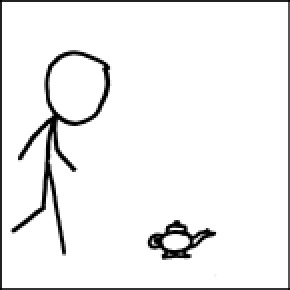
#> input picture 1.png, 145 x 145 px (shown 2 times larger)
$ python contourtest.py --query 1.png   (older library calls are emulated)
#> lines starting #> are read from the running program, lines starting #| are printed output that depends on the picture; after the words box and inside, x2 and y2 are one past the last pixel; in counts of white or black regions, pixels touching at a corner belong together
from skimage import exposure
import numpy as np
import argparse
import cv2
import os

ap = argparse.ArgumentParser()
ap.add_argument("-q", "--query", required = True, help = "path to query image")
args = vars(ap.parse_args())

image = cv2.imread(args["query"])
#> image is the input picture: shape (145, 145, 3); min 0, max 255, mean 239.7
orig = image.copy()

gray = cv2.cvtColor(image, cv2.COLOR_BGR2GRAY)
gray = cv2.bilateralFilter(gray, 11, 17, 17)
edged = cv2.Canny(gray, 30, 200)
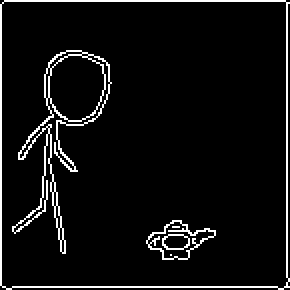
#> edged: shape (145, 145) (shown 2 times larger); 6% white in thin lines or dots

#cv2.imshow("canny", edged)
#cv2.waitKey(0)

im2, contours, hierarchy = cv2.findContours(edged.copy(), cv2.RETR_EXTERNAL, cv2.CHAIN_APPROX_SIMPLE)
#> contours = 1 contour; box (x1, y1, x2, y2) and area: (0, 0, 145, 145) 20455
contours = sorted(contours, key = cv2.contourArea, reverse = True)[:10]
largestPanel = None


contourArray = []
#badContoursArray = []
for c in contours:
	peri = cv2.arcLength(c, True)
	approx = cv2.approxPolyDP(c, 0.02 * peri, True)
	#print(cv2.contourArea(c))
	#if(cv2.contourArea(c) < 20000:
	#	badContours.append(approx)

	##if
	if len(approx) == 4:
		contourArray.append(approx)
#> this loop made 1 pass
#> (peri, approx) on pass 1: (575, [[0, 2], [1, 143], [144, 143], [144, 1]])
#> after the loop, contourArray = [[[0, 2], [1, 143], [144, 143], [144, 1]]]
		#largestPanel = approx
		#break

mask = np.zeros_like(image)
cv2.drawContours(mask, contourArray, -1, [255, 255, 255], -1)
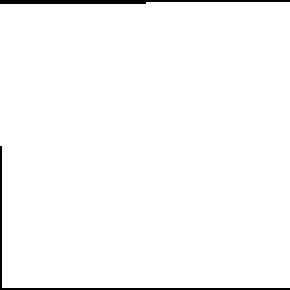
#> mask: shape (145, 145, 3) (shown 2 times larger); 97.9% white; 2 black regions, box (x1, y1, x2, y2) and area: (0, 0, 145, 2) 218, (0, 73, 145, 145) 216

#ret,thresh = cv2.threshold(image, 127, 255, cv2.THRESH_BINARY)
#cv2.imshow("contour", image)
#cv2.waitKey(0)

out = np.zeros_like(image)
out[mask == [255, 255, 255]] = image[mask == [255, 255, 255]]
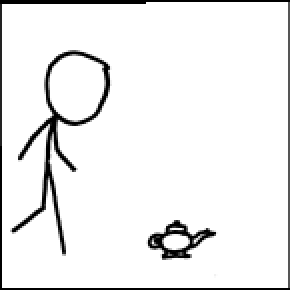
#> out: shape (145, 145, 3) (shown 2 times larger); min 0, max 255, mean 238.1
#cv2.drawContours(image, contourArray, -1, (0, 255, 0), 3)
#cv2.imshow("contour", out)
#cv2.waitKey(0)

##ROI - region of interest

##specifies directory to output panels
os.chdir("/home/wangbri/Desktop/imgsplice/splitpanels")

filename = args["query"]

if filename.endswith('.png'):
	filename = filename[:-4]

panelCnt = 1;
for c in contours:
	##excludes files smaller than typical xkcd panel
	if cv2.contourArea(c) > 20000:
		##sets bounding rectangle
		x, y, width, height = cv2.boundingRect(c)
		roi = orig[y:y+height, x:x+width]
		cv2.imwrite(filename + "_" + str(panelCnt)+".png", roi)
		panelCnt += 1
#> this loop made 1 pass
#> (x, y, width, height, panelCnt) on pass 1: (0, 0, 145, 145, 2)
#> after the loop, panelCnt = 2

$ run again, on 3.png
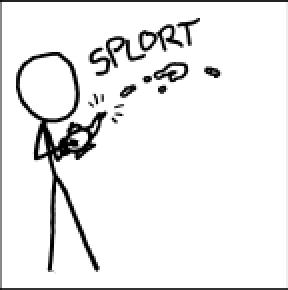
#> input picture 3.png, 144 x 145 px (shown 2 times larger)
#> image is the input picture: shape (145, 144, 3); min 0, max 255, mean 236.1
#> `edged = cv2.Canny(gray, 30, 200)`:
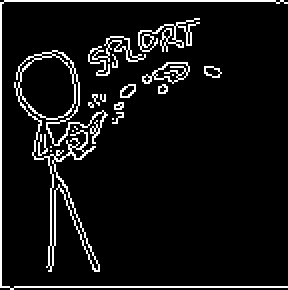
#> edged: shape (145, 144) (shown 2 times larger); 7.4% white in thin lines or dots
#> `im2, contours, hierarchy = cv2.findContours(edged.copy(), cv2.RETR_EXT..`: contours = 20 contours, 14 with area under 20; largest, box (x1, y1, x2, y2) and area: (7, 25, 54, 136) 1100, (71, 31, 95, 42) 132, (69, 9, 100, 26) 76, (44, 18, 73, 38) 69, (60, 42, 68, 49) 32, (102, 33, 111, 39) 30
#> `contours = sorted(contours, key = cv2.contourArea, reverse = True)[:10]`: contours = 10 contours, 4 with area under 20; largest, box (x1, y1, x2, y2) and area: (7, 25, 54, 136) 1100, (71, 31, 95, 42) 132, (69, 9, 100, 26) 76, (44, 18, 73, 38) 69, (60, 42, 68, 49) 32, (102, 33, 111, 39) 30
#> the loop `for c in contours:` made 10 passes
#> peri on passes 1 to 8: 798.4, 65.7, 250.4, 208.5, 22.49, 23.07, 14.24, 12.83
#> after the loop `for c in contours:`: contourArray = []
#> mask: shape (145, 144, 3); every value is 0
#> the loop `for c in contours:` made 10 passes
#> after the loop `for c in contours:`: panelCnt = 1
